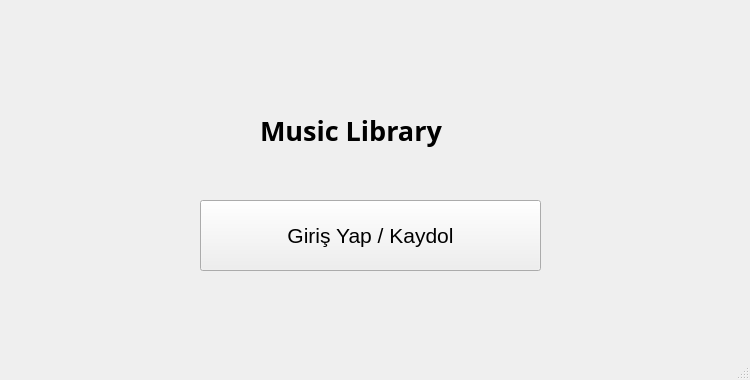
<?xml version="1.0" encoding="UTF-8"?>
<ui version="4.0">
 <class>Pencere</class>
 <widget class="QMainWindow" name="Pencere">
  <property name="geometry">
   <rect>
    <x>0</x>
    <y>0</y>
    <width>750</width>
    <height>380</height>
   </rect>
  </property>
  <property name="minimumSize">
   <size>
    <width>750</width>
    <height>380</height>
   </size>
  </property>
  <property name="maximumSize">
   <size>
    <width>750</width>
    <height>380</height>
   </size>
  </property>
  <property name="font">
   <font>
    <pointsize>9</pointsize>
   </font>
  </property>
  <property name="windowTitle">
   <string notr="true">Music Library - Anasayfa</string>
  </property>
  <widget class="QWidget" name="anaWidget">
   <widget class="QLabel" name="logo">
    <property name="geometry">
     <rect>
      <x>260</x>
      <y>110</y>
      <width>221</width>
      <height>41</height>
     </rect>
    </property>
    <property name="font">
     <font>
      <family>Segoe UI Black</family>
      <pointsize>20</pointsize>
      <weight>75</weight>
      <bold>true</bold>
     </font>
    </property>
    <property name="text">
     <string notr="true">Music Library</string>
    </property>
   </widget>
   <widget class="QPushButton" name="giris_buton">
    <property name="geometry">
     <rect>
      <x>200</x>
      <y>200</y>
      <width>341</width>
      <height>71</height>
     </rect>
    </property>
    <property name="font">
     <font>
      <pointsize>16</pointsize>
     </font>
    </property>
    <property name="text">
     <string notr="true">Giriş Yap / Kaydol</string>
    </property>
   </widget>
  </widget>
  <widget class="QStatusBar" name="statusBar"/>
 </widget>
 <resources/>
 <connections/>
</ui>
